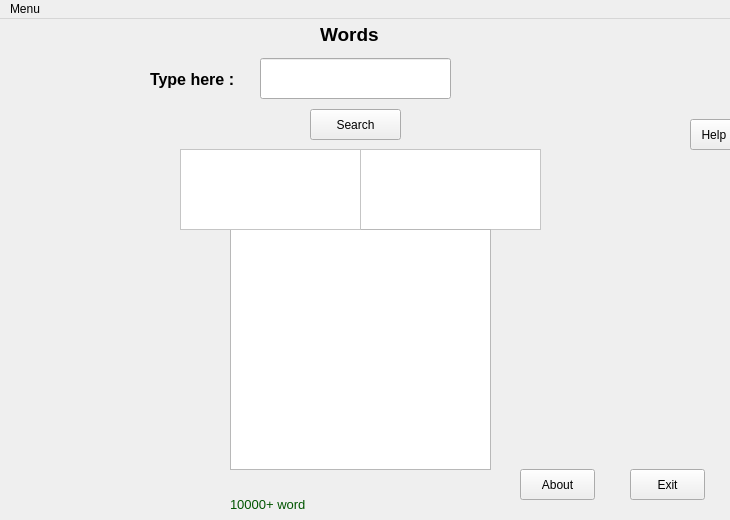
<?xml version="1.0" encoding="UTF-8"?>
<ui version="4.0">
 <class>BijoyEkush_Bangla_Dictionary</class>
 <widget class="QMainWindow" name="BijoyEkush_Bangla_Dictionary">
  <property name="enabled">
   <bool>true</bool>
  </property>
  <property name="geometry">
   <rect>
    <x>0</x>
    <y>0</y>
    <width>730</width>
    <height>520</height>
   </rect>
  </property>
  <property name="sizePolicy">
   <sizepolicy hsizetype="Fixed" vsizetype="Fixed">
    <horstretch>0</horstretch>
    <verstretch>0</verstretch>
   </sizepolicy>
  </property>
  <property name="minimumSize">
   <size>
    <width>730</width>
    <height>520</height>
   </size>
  </property>
  <property name="maximumSize">
   <size>
    <width>730</width>
    <height>520</height>
   </size>
  </property>
  <property name="windowTitle">
   <string>BijoyEkush_Bangla_Dictionary</string>
  </property>
  <property name="windowIcon">
   <iconset resource="myf.qrc">
    <normaloff>:/new/ICON1.png</normaloff>:/new/ICON1.png</iconset>
  </property>
  <widget class="QWidget" name="centralWidget">
   <widget class="QTextEdit" name="textEdit_2">
    <property name="enabled">
     <bool>true</bool>
    </property>
    <property name="geometry">
     <rect>
      <x>360</x>
      <y>130</y>
      <width>181</width>
      <height>81</height>
     </rect>
    </property>
    <property name="font">
     <font>
      <pointsize>12</pointsize>
      <weight>75</weight>
      <bold>true</bold>
     </font>
    </property>
    <property name="mouseTracking">
     <bool>false</bool>
    </property>
    <property name="focusPolicy">
     <enum>Qt::ClickFocus</enum>
    </property>
    <property name="acceptDrops">
     <bool>true</bool>
    </property>
    <property name="styleSheet">
     <string notr="true">background-color: rgb(255, 255, 255);</string>
    </property>
    <property name="tabChangesFocus">
     <bool>false</bool>
    </property>
   </widget>
   <widget class="QLabel" name="label_3">
    <property name="geometry">
     <rect>
      <x>0</x>
      <y>210</y>
      <width>261</width>
      <height>291</height>
     </rect>
    </property>
    <property name="text">
     <string/>
    </property>
    <property name="pixmap">
     <pixmap resource="myf.qrc">:/new/student_PNG127.png</pixmap>
    </property>
    <property name="scaledContents">
     <bool>true</bool>
    </property>
   </widget>
   <widget class="QLabel" name="label_2">
    <property name="geometry">
     <rect>
      <x>320</x>
      <y>0</y>
      <width>61</width>
      <height>31</height>
     </rect>
    </property>
    <property name="font">
     <font>
      <pointsize>14</pointsize>
      <weight>75</weight>
      <bold>true</bold>
     </font>
    </property>
    <property name="text">
     <string>Words</string>
    </property>
   </widget>
   <widget class="QPushButton" name="pushButton_2">
    <property name="geometry">
     <rect>
      <x>630</x>
      <y>450</y>
      <width>75</width>
      <height>31</height>
     </rect>
    </property>
    <property name="autoFillBackground">
     <bool>false</bool>
    </property>
    <property name="styleSheet">
     <string notr="true"/>
    </property>
    <property name="text">
     <string>Exit</string>
    </property>
    <property name="checkable">
     <bool>false</bool>
    </property>
    <property name="autoExclusive">
     <bool>false</bool>
    </property>
    <property name="autoDefault">
     <bool>false</bool>
    </property>
   </widget>
   <widget class="QLabel" name="label">
    <property name="geometry">
     <rect>
      <x>230</x>
      <y>470</y>
      <width>261</width>
      <height>31</height>
     </rect>
    </property>
    <property name="font">
     <font>
      <pointsize>10</pointsize>
      <weight>50</weight>
      <italic>false</italic>
      <bold>false</bold>
     </font>
    </property>
    <property name="styleSheet">
     <string notr="true">color: rgb(0, 85, 0);</string>
    </property>
    <property name="text">
     <string>10000+ word</string>
    </property>
   </widget>
   <widget class="QTableView" name="tableView">
    <property name="geometry">
     <rect>
      <x>230</x>
      <y>210</y>
      <width>261</width>
      <height>241</height>
     </rect>
    </property>
    <property name="font">
     <font>
      <pointsize>10</pointsize>
     </font>
    </property>
    <property name="mouseTracking">
     <bool>false</bool>
    </property>
    <property name="focusPolicy">
     <enum>Qt::WheelFocus</enum>
    </property>
    <property name="contextMenuPolicy">
     <enum>Qt::DefaultContextMenu</enum>
    </property>
    <property name="acceptDrops">
     <bool>false</bool>
    </property>
    <property name="autoFillBackground">
     <bool>true</bool>
    </property>
    <property name="styleSheet">
     <string notr="true"/>
    </property>
   </widget>
   <widget class="QLabel" name="label_4">
    <property name="geometry">
     <rect>
      <x>510</x>
      <y>220</y>
      <width>191</width>
      <height>191</height>
     </rect>
    </property>
    <property name="text">
     <string/>
    </property>
    <property name="pixmap">
     <pixmap resource="myf.qrc">:/new/student-s.png</pixmap>
    </property>
    <property name="scaledContents">
     <bool>true</bool>
    </property>
   </widget>
   <widget class="QPushButton" name="pushButton_3">
    <property name="geometry">
     <rect>
      <x>690</x>
      <y>100</y>
      <width>91</width>
      <height>31</height>
     </rect>
    </property>
    <property name="text">
     <string>Help       ......</string>
    </property>
   </widget>
   <widget class="QTextEdit" name="textEdit">
    <property name="geometry">
     <rect>
      <x>180</x>
      <y>130</y>
      <width>181</width>
      <height>81</height>
     </rect>
    </property>
    <property name="font">
     <font>
      <pointsize>12</pointsize>
      <weight>75</weight>
      <bold>true</bold>
     </font>
    </property>
    <property name="focusPolicy">
     <enum>Qt::ClickFocus</enum>
    </property>
    <property name="acceptDrops">
     <bool>true</bool>
    </property>
    <property name="styleSheet">
     <string notr="true">background-color: rgb(255, 255, 255);</string>
    </property>
   </widget>
   <widget class="QPushButton" name="pushButton">
    <property name="geometry">
     <rect>
      <x>310</x>
      <y>90</y>
      <width>91</width>
      <height>31</height>
     </rect>
    </property>
    <property name="font">
     <font>
      <weight>50</weight>
      <bold>false</bold>
     </font>
    </property>
    <property name="autoFillBackground">
     <bool>false</bool>
    </property>
    <property name="text">
     <string>Search</string>
    </property>
   </widget>
   <widget class="QPushButton" name="pushButton_4">
    <property name="geometry">
     <rect>
      <x>520</x>
      <y>450</y>
      <width>75</width>
      <height>31</height>
     </rect>
    </property>
    <property name="autoFillBackground">
     <bool>false</bool>
    </property>
    <property name="styleSheet">
     <string notr="true"/>
    </property>
    <property name="text">
     <string>About</string>
    </property>
    <property name="checkable">
     <bool>false</bool>
    </property>
    <property name="autoExclusive">
     <bool>false</bool>
    </property>
    <property name="autoDefault">
     <bool>false</bool>
    </property>
   </widget>
   <widget class="QLineEdit" name="lineEdit">
    <property name="geometry">
     <rect>
      <x>260</x>
      <y>39</y>
      <width>191</width>
      <height>41</height>
     </rect>
    </property>
    <property name="font">
     <font>
      <pointsize>9</pointsize>
     </font>
    </property>
    <property name="focusPolicy">
     <enum>Qt::WheelFocus</enum>
    </property>
    <property name="clearButtonEnabled">
     <bool>true</bool>
    </property>
   </widget>
   <widget class="QLabel" name="label_5">
    <property name="geometry">
     <rect>
      <x>150</x>
      <y>40</y>
      <width>101</width>
      <height>41</height>
     </rect>
    </property>
    <property name="font">
     <font>
      <pointsize>12</pointsize>
      <weight>75</weight>
      <bold>true</bold>
     </font>
    </property>
    <property name="text">
     <string>Type here :</string>
    </property>
   </widget>
  </widget>
  <widget class="QMenuBar" name="menuBar">
   <property name="geometry">
    <rect>
     <x>0</x>
     <y>0</y>
     <width>730</width>
     <height>21</height>
    </rect>
   </property>
   <widget class="QMenu" name="menuMenu">
    <property name="title">
     <string>Menu</string>
    </property>
    <addaction name="actionHelp"/>
    <addaction name="actionAbout"/>
    <addaction name="actionExit"/>
   </widget>
   <addaction name="menuMenu"/>
  </widget>
  <action name="actionHelp">
   <property name="text">
    <string>Help</string>
   </property>
  </action>
  <action name="actionAbout">
   <property name="text">
    <string>About</string>
   </property>
  </action>
  <action name="actionExit">
   <property name="text">
    <string>Exit</string>
   </property>
  </action>
 </widget>
 <layoutdefault spacing="6" margin="11"/>
 <resources>
  <include location="myf.qrc"/>
 </resources>
 <connections>
  <connection>
   <sender>pushButton_2</sender>
   <signal>clicked()</signal>
   <receiver>BijoyEkush_Bangla_Dictionary</receiver>
   <slot>close()</slot>
   <hints>
    <hint type="sourcelabel">
     <x>654</x>
     <y>464</y>
    </hint>
    <hint type="destinationlabel">
     <x>709</x>
     <y>432</y>
    </hint>
   </hints>
  </connection>
 </connections>
</ui>
